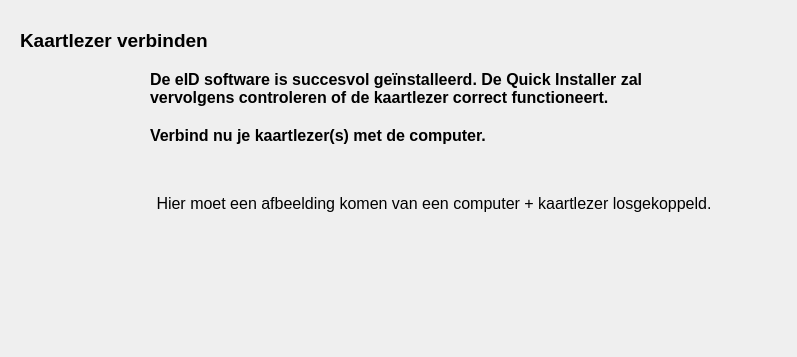
   <widget class="QWidget" name="pageReaderImages">
    <widget class="QLabel" name="lblTitleInstallSoftware_2">
     <property name="geometry">
      <rect>
       <x>20</x>
       <y>20</y>
       <width>231</width>
       <height>41</height>
      </rect>
     </property>
     <property name="font">
      <font>
       <family>Tahoma</family>
       <pointsize>14</pointsize>
       <weight>75</weight>
       <italic>false</italic>
       <bold>true</bold>
       <underline>false</underline>
       <strikeout>false</strikeout>
      </font>
     </property>
     <property name="focusPolicy">
      <enum>Qt::StrongFocus</enum>
     </property>
     <property name="accessibleName">
      <string>Kaartlezer verbinden</string>
     </property>
     <property name="text">
      <string>Kaartlezer verbinden</string>
     </property>
    </widget>
    <widget class="QLabel" name="lblConnectReaders">
     <property name="geometry">
      <rect>
       <x>150</x>
       <y>70</y>
       <width>551</width>
       <height>131</height>
      </rect>
     </property>
     <property name="font">
      <font>
       <family>Tahoma</family>
       <pointsize>13</pointsize>
       <weight>50</weight>
       <italic>false</italic>
       <bold>false</bold>
       <underline>false</underline>
       <strikeout>false</strikeout>
      </font>
     </property>
     <property name="focusPolicy">
      <enum>Qt::StrongFocus</enum>
     </property>
     <property name="accessibleName">
      <string>Verbind nu je kaartlezer(s) met de computer</string>
     </property>
     <property name="text">
      <string>&lt;!DOCTYPE HTML PUBLIC &quot;-//W3C//DTD HTML 4.0//EN&quot; &quot;http://www.w3.org/TR/REC-html40/strict.dtd&quot;&gt;
&lt;html&gt;&lt;head&gt;&lt;meta name=&quot;qrichtext&quot; content=&quot;1&quot; /&gt;&lt;style type=&quot;text/css&quot;&gt;
p, li { white-space: pre-wrap; }
&lt;/style&gt;&lt;/head&gt;&lt;body style=&quot; font-family:'Tahoma'; font-size:14pt; font-weight:600; font-style:normal;&quot;&gt;
&lt;p style=&quot; margin-top:0px; margin-bottom:0px; margin-left:0px; margin-right:0px; -qt-block-indent:0; text-indent:0px;&quot;&gt;&lt;span style=&quot; font-family:'Tahoma'; font-size:12pt; font-weight:600;&quot;&gt;De eID software is succesvol geïnstalleerd&lt;/span&gt;&lt;span style=&quot; font-family:'Tahoma'; font-size:12pt;&quot;&gt;. De Quick Installer zal vervolgens controleren of de kaartlezer correct functioneert.&lt;/span&gt;&lt;/p&gt;
&lt;p style=&quot;-qt-paragraph-type:empty; margin-top:0px; margin-bottom:0px; margin-left:0px; margin-right:0px; -qt-block-indent:0; text-indent:0px; font-family:'Tahoma'; font-size:12pt;&quot;&gt;&lt;/p&gt;
&lt;p style=&quot; margin-top:0px; margin-bottom:0px; margin-left:0px; margin-right:0px; -qt-block-indent:0; text-indent:0px;&quot;&gt;&lt;span style=&quot; font-family:'Tahoma'; font-size:12pt; font-weight:600;&quot;&gt;Verbind nu je kaartlezer(s) met de computer.&lt;/span&gt;&lt;/p&gt;&lt;/body&gt;&lt;/html&gt;</string>
     </property>
     <property name="alignment">
      <set>Qt::AlignLeading|Qt::AlignLeft|Qt::AlignTop</set>
     </property>
     <property name="wordWrap">
      <bool>true</bool>
     </property>
    </widget>
    <widget class="QLabel" name="lblPicUnconnectedReader">
     <property name="geometry">
      <rect>
       <x>80</x>
       <y>60</y>
       <width>708</width>
       <height>288</height>
      </rect>
     </property>
     <property name="font">
      <font>
       <family>Tahoma</family>
       <pointsize>14</pointsize>
       <weight>50</weight>
       <italic>false</italic>
       <bold>false</bold>
       <underline>false</underline>
       <strikeout>false</strikeout>
      </font>
     </property>
     <property name="text">
      <string>&lt;!DOCTYPE HTML PUBLIC &quot;-//W3C//DTD HTML 4.0//EN&quot; &quot;http://www.w3.org/TR/REC-html40/strict.dtd&quot;&gt;
&lt;html&gt;&lt;head&gt;&lt;meta name=&quot;qrichtext&quot; content=&quot;1&quot; /&gt;&lt;style type=&quot;text/css&quot;&gt;
p, li { white-space: pre-wrap; }
&lt;/style&gt;&lt;/head&gt;&lt;body style=&quot; font-family:'Tahoma'; font-size:14pt; font-weight:400; font-style:normal;&quot;&gt;
&lt;p align=&quot;center&quot; style=&quot; margin-top:0px; margin-bottom:0px; margin-left:0px; margin-right:0px; -qt-block-indent:0; text-indent:0px; font-size:8pt;&quot;&gt;&lt;span style=&quot; font-size:12pt;&quot;&gt;Hier moet een afbeelding komen van een computer + kaartlezer losgekoppeld.&lt;/span&gt;&lt;/p&gt;&lt;/body&gt;&lt;/html&gt;</string>
     </property>
     <property name="scaledContents">
      <bool>true</bool>
     </property>
     <property name="alignment">
      <set>Qt::AlignLeading|Qt::AlignLeft|Qt::AlignTop|Qt::AlignVCenter</set>
     </property>
    </widget>
   </widget>
